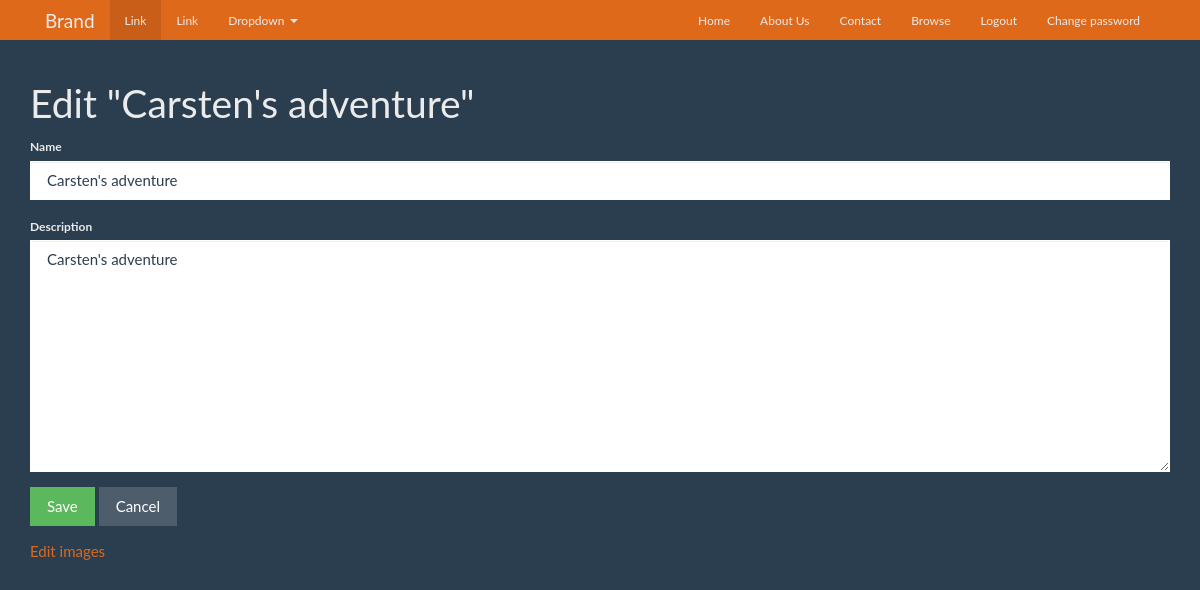
Before: /experiences/carstens-adventure/edit/ (signed in) with the older database file.
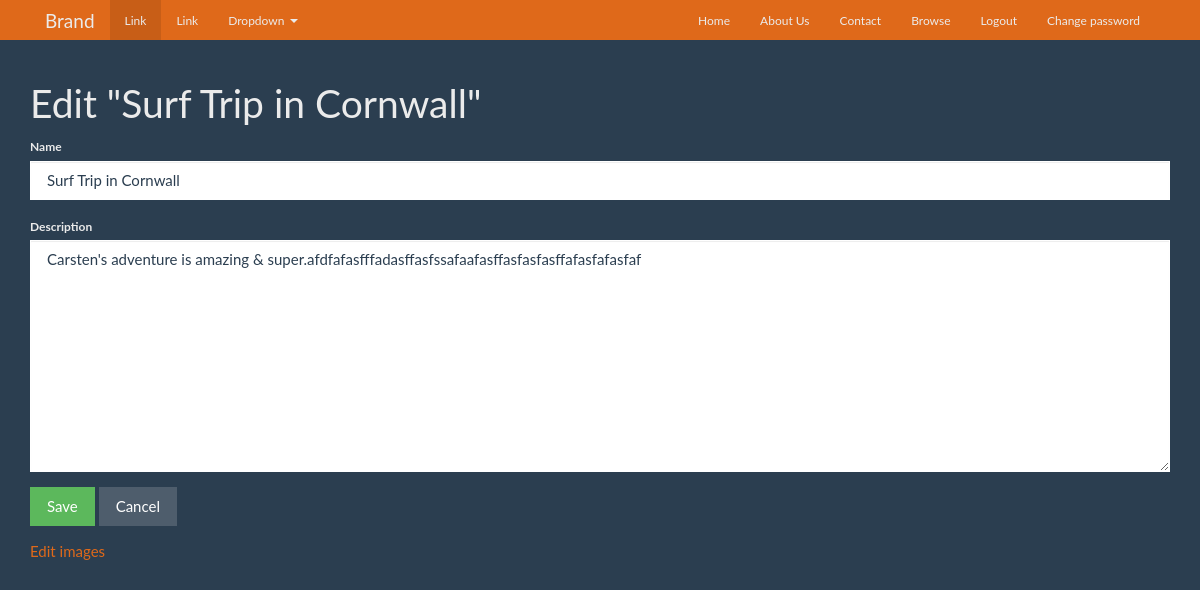
After: the same page with the newer database file.
### tpe/models.py (models this page shows, shortened)
class Experience(models.Model):
    name = models.CharField(max_length=255)
    description = models.TextField()
    slug = models.SlugField(unique=True)
    user = models.OneToOneField(User, blank=True, null=True)

### tpe/views.py (the view)
# urls.py: url(r'^experiences/(?P<slug>[-\w]+)/edit/$', views.edit_experience, name='edit_experience'),
@login_required()
def edit_experience(request, slug):
    experience = Experience.objects.get(slug=slug)
    if experience.user != request.user:
        raise Http404
    form_class = ExperienceForm
    if request.method == 'POST':
        form = form_class(data=request.POST, instance=experience)
        if form.is_valid():
            form.save()
            messages.success(request, 'Experience details updated.')
            return redirect('experience_detail', slug=experience.slug)
    else:
        form = form_class(instance=experience)
    return render(request, 'experiences/edit_experience.html', {
        'experience': experience,
        'form': form,
    })

### tpe/forms.py
class ExperienceForm(ModelForm):
    class Meta:
        model = Experience
        fields = ('name', 'description')

### tpe/templates/experiences/edit_experience.html (shortened to what this page needs)
{% extends 'layouts/base.html' %}
{% load widget_tweaks %}
{% block content %}
    <h1>Edit "{{ experience.name }}"</h1>
    <form role="form" action="" method="post" class="form-group" enctype="multipart/form-data">
        {% for field in form.visible_fields %}
            <div class="form-group">
                <label for="{{ field.id_for_label }}">{{ field.label }}</label>
                {{ field|add_class:'form-control' }}
            </div>
        {% endfor %}
        <div class="form-group">
            <button type="submit" class="btn btn-success">
                 Save
            </button>
            <a href="{% url 'home' %}" class="btn btn-default">Cancel</a>
        </div>
    </form>
    <a href="{% url 'edit_experience_uploads' slug=experience.slug %}">Edit images</a>
{% endblock %}

Changed rows visible on the page:
changed Experience: name "Carsten's adventure" → "Surf Trip in Cornwall"; description "Carsten's adventure" → "Carsten's adventure is amazing & super.afdfafasfffadasffasfssafaafasffasfasfasffafasfafasfaf"
